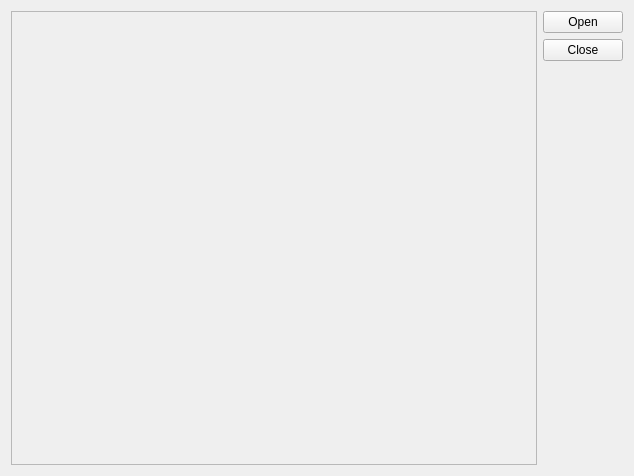
<?xml version="1.0" encoding="UTF-8"?>
<ui version="4.0">
 <class>Widget</class>
 <widget class="QWidget" name="Widget">
  <property name="geometry">
   <rect>
    <x>0</x>
    <y>0</y>
    <width>634</width>
    <height>476</height>
   </rect>
  </property>
  <property name="windowTitle">
   <string>Widget</string>
  </property>
  <layout class="QHBoxLayout" name="horizontalLayout" stretch="0,0">
   <item>
    <widget class="QScrollArea" name="scrollArea">
     <property name="widgetResizable">
      <bool>true</bool>
     </property>
     <widget class="QWidget" name="scrollAreaWidgetContents">
      <property name="geometry">
       <rect>
        <x>0</x>
        <y>0</y>
        <width>531</width>
        <height>456</height>
       </rect>
      </property>
      <layout class="QHBoxLayout" name="horizontalLayout_2">
       <item>
        <widget class="QLabel" name="imglabel">
         <property name="text">
          <string/>
         </property>
         <property name="alignment">
          <set>Qt::AlignLeading|Qt::AlignLeft|Qt::AlignTop</set>
         </property>
        </widget>
       </item>
      </layout>
     </widget>
    </widget>
   </item>
   <item>
    <layout class="QVBoxLayout" name="verticalLayout">
     <item>
      <widget class="QPushButton" name="openButton">
       <property name="text">
        <string>Open</string>
       </property>
      </widget>
     </item>
     <item>
      <widget class="QPushButton" name="closeButton">
       <property name="text">
        <string>Close</string>
       </property>
      </widget>
     </item>
     <item>
      <spacer name="verticalSpacer">
       <property name="orientation">
        <enum>Qt::Vertical</enum>
       </property>
       <property name="sizeHint" stdset="0">
        <size>
         <width>20</width>
         <height>40</height>
        </size>
       </property>
      </spacer>
     </item>
    </layout>
   </item>
  </layout>
 </widget>
 <layoutdefault spacing="6" margin="11"/>
 <resources/>
 <connections/>
</ui>
